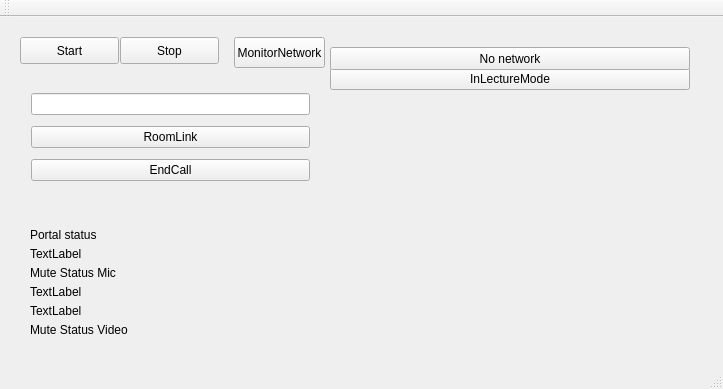
<?xml version="1.0" encoding="UTF-8"?>
<ui version="4.0">
 <class>MainWindow</class>
 <widget class="QMainWindow" name="MainWindow">
  <property name="geometry">
   <rect>
    <x>0</x>
    <y>0</y>
    <width>723</width>
    <height>389</height>
   </rect>
  </property>
  <property name="windowTitle">
   <string>MainWindow</string>
  </property>
  <widget class="QWidget" name="centralWidget">
   <widget class="QPushButton" name="pushButtonStart">
    <property name="enabled">
     <bool>true</bool>
    </property>
    <property name="geometry">
     <rect>
      <x>20</x>
      <y>20</y>
      <width>99</width>
      <height>27</height>
     </rect>
    </property>
    <property name="text">
     <string>Start</string>
    </property>
   </widget>
   <widget class="QPushButton" name="pushButton_Stop">
    <property name="geometry">
     <rect>
      <x>120</x>
      <y>20</y>
      <width>99</width>
      <height>27</height>
     </rect>
    </property>
    <property name="text">
     <string>Stop</string>
    </property>
   </widget>
   <widget class="QWidget" name="gridLayoutWidget">
    <property name="geometry">
     <rect>
      <x>20</x>
      <y>60</y>
      <width>301</width>
      <height>121</height>
     </rect>
    </property>
    <layout class="QGridLayout" name="gridLayout">
     <item row="2" column="0">
      <widget class="QPushButton" name="pushButtonEndCall">
       <property name="text">
        <string>EndCall</string>
       </property>
      </widget>
     </item>
     <item row="1" column="0">
      <widget class="QPushButton" name="pushButtonRoomLink">
       <property name="text">
        <string>RoomLink</string>
       </property>
      </widget>
     </item>
     <item row="0" column="0">
      <widget class="QLineEdit" name="lineEditPortal"/>
     </item>
    </layout>
   </widget>
   <widget class="QWidget" name="gridLayoutWidget_2">
    <property name="geometry">
     <rect>
      <x>19</x>
      <y>200</y>
      <width>301</width>
      <height>131</height>
     </rect>
    </property>
    <layout class="QGridLayout" name="gridLayout_2">
     <item row="1" column="0">
      <widget class="QLabel" name="label">
       <property name="text">
        <string>Portal status</string>
       </property>
      </widget>
     </item>
     <item row="6" column="0">
      <widget class="QLabel" name="label_3">
       <property name="text">
        <string>Mute Status Video</string>
       </property>
      </widget>
     </item>
     <item row="2" column="0">
      <widget class="QLabel" name="label_PortalStatus">
       <property name="text">
        <string>TextLabel</string>
       </property>
      </widget>
     </item>
     <item row="4" column="0">
      <widget class="QLabel" name="label_MuteStatusMic">
       <property name="text">
        <string>TextLabel</string>
       </property>
      </widget>
     </item>
     <item row="3" column="0">
      <widget class="QLabel" name="label_2">
       <property name="text">
        <string>Mute Status Mic</string>
       </property>
      </widget>
     </item>
     <item row="5" column="0">
      <widget class="QLabel" name="label_MuteStatusVideo">
       <property name="text">
        <string>TextLabel</string>
       </property>
      </widget>
     </item>
    </layout>
   </widget>
   <widget class="QWidget" name="VideoContent" native="true">
    <property name="geometry">
     <rect>
      <x>330</x>
      <y>70</y>
      <width>360</width>
      <height>240</height>
     </rect>
    </property>
    <property name="baseSize">
     <size>
      <width>200</width>
      <height>200</height>
     </size>
    </property>
    <layout class="QVBoxLayout" name="verticalLayout_5">
     <property name="spacing">
      <number>0</number>
     </property>
     <property name="leftMargin">
      <number>0</number>
     </property>
     <property name="topMargin">
      <number>0</number>
     </property>
     <property name="rightMargin">
      <number>0</number>
     </property>
     <property name="bottomMargin">
      <number>0</number>
     </property>
    </layout>
   </widget>
   <widget class="QPushButton" name="pushButtonLectureMode">
    <property name="geometry">
     <rect>
      <x>330</x>
      <y>50</y>
      <width>360</width>
      <height>23</height>
     </rect>
    </property>
    <property name="text">
     <string>InLectureMode</string>
    </property>
   </widget>
   <widget class="QPushButton" name="pushButtonConnectionStatus">
    <property name="geometry">
     <rect>
      <x>330</x>
      <y>30</y>
      <width>360</width>
      <height>23</height>
     </rect>
    </property>
    <property name="text">
     <string>No network</string>
    </property>
   </widget>
   <widget class="QPushButton" name="pushButtonMonitorNetwork">
    <property name="geometry">
     <rect>
      <x>234</x>
      <y>20</y>
      <width>91</width>
      <height>31</height>
     </rect>
    </property>
    <property name="text">
     <string>MonitorNetwork</string>
    </property>
   </widget>
  </widget>
  <widget class="QMenuBar" name="menuBar">
   <property name="geometry">
    <rect>
     <x>0</x>
     <y>0</y>
     <width>723</width>
     <height>21</height>
    </rect>
   </property>
  </widget>
  <widget class="QToolBar" name="mainToolBar">
   <attribute name="toolBarArea">
    <enum>TopToolBarArea</enum>
   </attribute>
   <attribute name="toolBarBreak">
    <bool>false</bool>
   </attribute>
  </widget>
  <widget class="QStatusBar" name="statusBar"/>
 </widget>
 <layoutdefault spacing="6" margin="11"/>
 <resources/>
 <connections/>
</ui>
